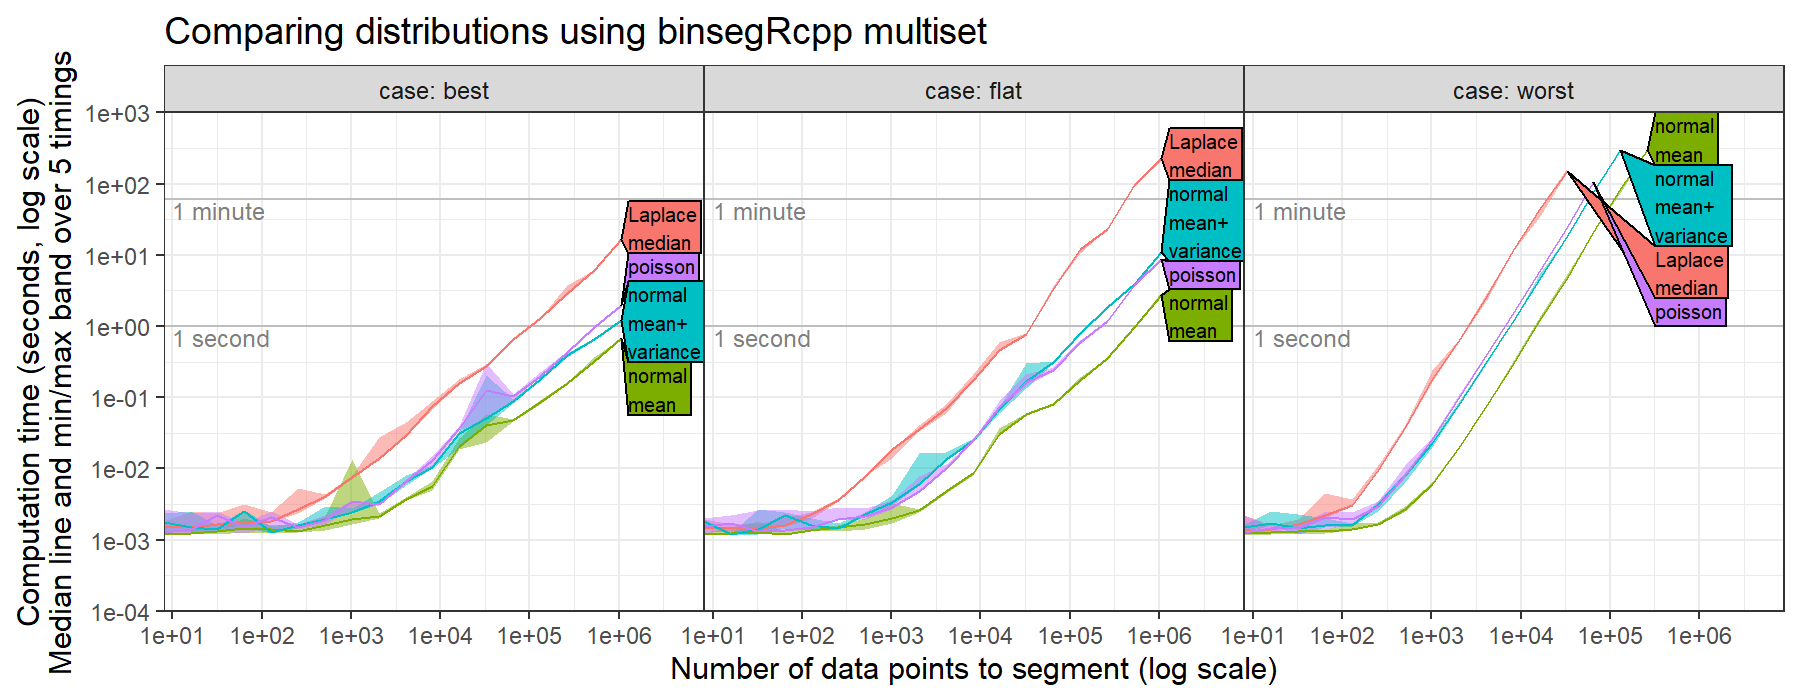

This figure's R source:
source("packages.R")
dput(Sys.glob("*.csv"))
timings.csv.vec <- c(
  "normal\nmean"="figure-timings-data.csv", 
  "Laplace\nmedian"="figure-timings-laplace-data.csv", 
  "normal\nmean+\nvariance"="figure-timings-meanvar_norm-data.csv", 
  poisson="figure-timings-poisson-data.csv")
timings.dt.list <- list()
for(distribution in names(timings.csv.vec)){
  timings.csv <- timings.csv.vec[[distribution]]
  timings.dt.list[[distribution]] <- data.table(
    distribution, 
    data.table::fread(timings.csv)[grepl("binsegRcpp", package)])
}
(timings.dt <- do.call(rbind, timings.dt.list))
timings.dt[, container := sub("binsegRcpp.", "", package)]

ggplot()+
  facet_grid(container ~ case, labeller=label_both)+
  geom_ribbon(aes(
    N.data, ymin=seconds_min, ymax=seconds_max, fill=distribution),
    data=timings.dt,
    alpha=0.5)+
  geom_line(aes(
    N.data, seconds_median, color=distribution),
    data = timings.dt)+
  scale_x_log10()+
  scale_y_log10()

only.multiset <- timings.dt[
  container=="multiset" & 
  !(distribution=="normal\nmean" & seconds_median>5)]
ref.dt <- rbind(
  data.table(seconds=1, unit="1 second"),
  data.table(seconds=60, unit="1 minute"))
gg <- ggplot()+
  ggtitle("Comparing distributions using binsegRcpp multiset")+
  theme_bw()+
  theme(panel.spacing=grid::unit(0, "lines"))+
  geom_hline(aes(
    yintercept=seconds),
    data=ref.dt,
    color="grey")+
  geom_text(aes(
    10, seconds, label=unit),
    data=ref.dt,
    size=3,
    hjust=0,
    vjust=1.1,
    color="grey50")+
  facet_grid(. ~ case, labeller=label_both)+
  geom_ribbon(aes(
    N.data, ymin=seconds_min, ymax=seconds_max, fill=distribution),
    data=only.multiset,
    alpha=0.5)+
  geom_line(aes(
    N.data, seconds_median, color=distribution),
    data = only.multiset)+
  scale_x_log10(
    "Number of data points to segment (log scale)",
    breaks=10^seq(1, 6, by=1))+
  coord_cartesian(
    expand=FALSE,
    ylim=c(1e-4, 1e3),
    xlim=c(8, 9e7))+
  scale_y_log10(
    "Computation time (seconds, log scale)\nMedian line and min/max band over 5 timings",
    breaks=10^seq(-10,10))
dl <- directlabels::direct.label(gg, list(cex=0.6, "right.polygons"))
png("figure-compare-distributions.png", width=9, height=3.5, units="in", res=200)
print(dl)
dev.off()
